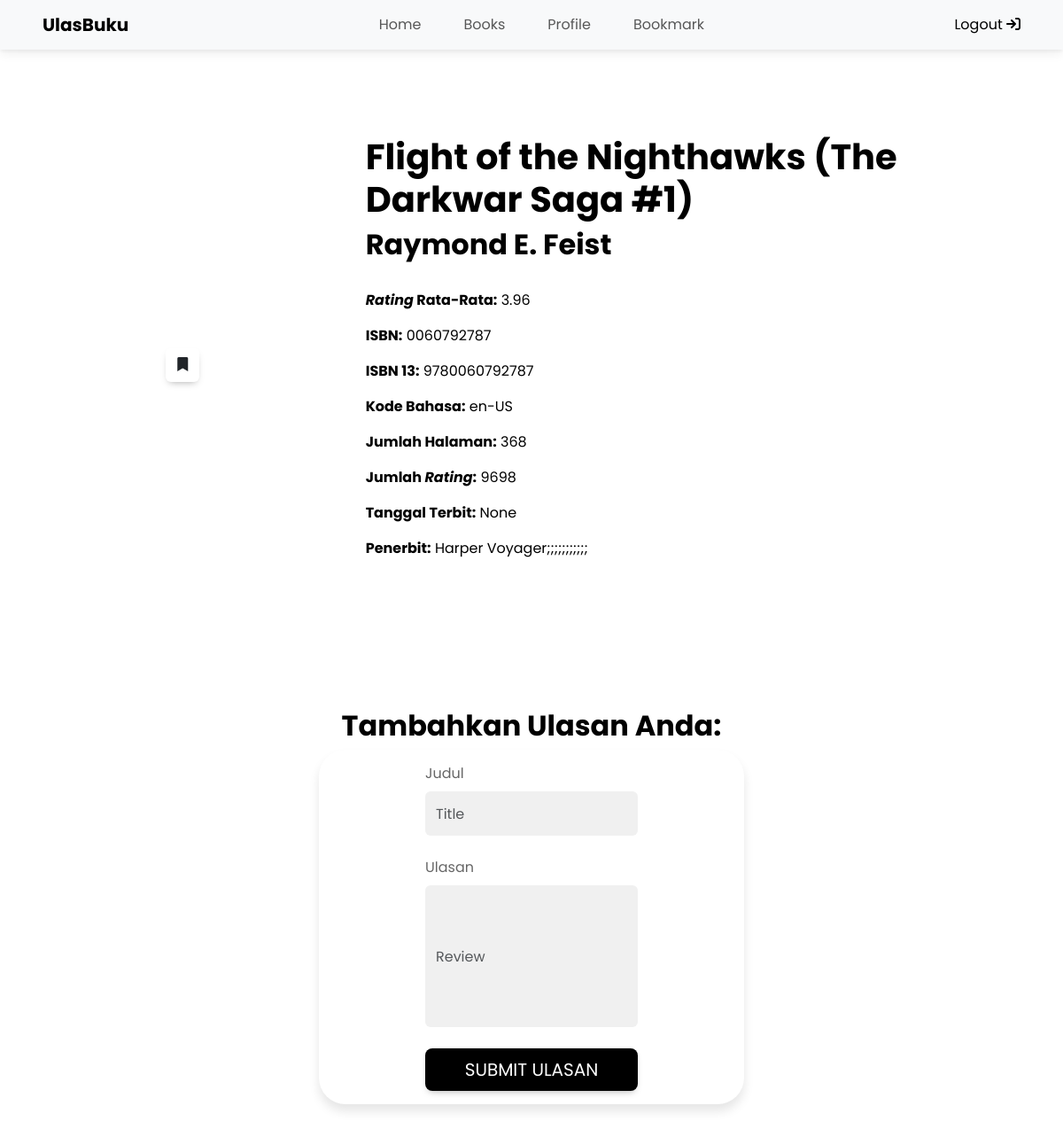
Page //book-detail/13807 (signed in) on the committed database.
### main/models.py (models this page shows)
class Book (models.Model):
    title = models.CharField(("title"), max_length=255)
    author = models.CharField(("author"), max_length=255)
    average_rating = models.FloatField(("average rating"))
    isbn = models.CharField(("isbn"), max_length=150)
    isbn13 = models.CharField(("isbn 13"), max_length=150)
    language_code = models.CharField(("language code"), max_length=10)
    num_pages = models.IntegerField(("number of pages"))
    rating_count = models.BigIntegerField(("rating count"))
    text_review_count = models.BigIntegerField(("text review count"))
    publication_date = models.DateField(("publication date"), auto_now=True)
    publisher = models.CharField(("publisher"), max_length=150)

### book_details/views.py (the view)
# urls.py: path('book-detail/<int:key>', show_book_detail, name='show_book_detail'),
def show_book_detail(request, key):
    user = request.user
    book = Book.objects.get(pk=key)
    form = ReviewForm()
    reviews = Review.objects.all().filter(book=book)
    b = None
    bookmarks = []
    if request.user.is_authenticated:
        b = request.user.bookmarked.select_related('book')
        for markbuku in b:
            bookmarks.append(markbuku.book)
    context = {
        'book': book,
        'form': form,
        'reviews': reviews,
        'bookmarks' : bookmarks,
    }
    return render(request, "book_details.html", context)

### book_details/forms.py
class ReviewForm(forms.Form):
    title = forms.CharField(
        widget=forms.TextInput(
            attrs={'id': 'title', 'class': 'form-control active', 'type': 'text', 'placeholder': 'Title', 'style': 'height:50px;'})
    )
    review = forms.CharField(
        widget=forms.TextInput(
            attrs={'id': 'review_input', 'class': 'form-control active', 'placeholder': 'Review'})
    )

### book_details/templates/book_details.html (shortened to what this page needs)
{% extends 'base.html' %} {% load static %} {% block content %}
<div class="detail-container">
  <div>
    <div class="detail-img-container">
    </div>
    <div>
      {% if user.is_authenticated %}
      <form
        class="bookmark_form"
        method="POST"
        action="{% url 'main:bookmark' book.pk %}"
      >
        <button
          method="GET"
          class="btn bookmark-button {% if book in bookmarks %}bookmarked{% endif %}"
          type="submit"
        >
          <i class="fa fa-bookmark"></i>
        </button>
      </form>
      {% endif %}
    </div>
  </div>
  <div class="detail-text-container">
    <h1 style="color: black"><b id="book-name">{{ book.title }}</b></h1>
    <h2><b>{{ book.author }}</b></h2>
    <br />
    <p>
      <b><i>Rating</i> Rata-Rata:</b> {{ book.average_rating }}
    </p>
    <p><b>ISBN:</b> {{ book.isbn }}</p>
    <p><b>ISBN 13:</b> {{ book.isbn13 }}</p>
    <p><b>Kode Bahasa:</b> {{ book.language_code }}</p>
    <p><b>Jumlah Halaman:</b> {{ book.num_pages }}</p>
    <p>
      <b>Jumlah <i>Rating</i>:</b> {{ book.rating_count }}
    </p>
    <p><b>Tanggal Terbit:</b> {{ book.publication_date }}</p>
    <p><b>Penerbit:</b> {{ book.publisher }}</p>
  </div>
</div>
{% if not user.is_staff %}
<div class="review-text-container">
  <h2><b>Tambahkan Ulasan Anda:</b></h2>
</div>
<div class="review-container">
  <div class="review-form-container">
    <form method="POST" id="form" onsubmit="return false;">
      <div class="form-outline mb-4">
        <label class="form-label" for="title">Judul</label>
        {{ form.title }}
      </div>
      <div class="form-outline mb-4">
        <label class="form-label" for="review">Ulasan</label>
        {{ form.review }}
      </div>
    </form>
    <button
      id="add-review"
      type="submit"
      value="review"
      name="submit"
      class="btn btn-custom btn-lg btn-block"
    >
      Submit Ulasan
    </button>
  </div>
</div>
{% endif %}
{% endblock content %}

### book_details/templates/book_details.html (style rules this page uses)
body { display: flex; flex-direction: column; justify-content: center; align-items: center; color: black; font-family: "Poppins", sans-serif; }
.detail-container { width: 100vw; height: 100vh; display: flex; justify-content: space-evenly; align-items: center; background-color: white; }
.detail-text-container { max-width: 50%; text-align: justify; }
.detail-img-container { max-width: 50%; height: auto; }
.detail-container { width: 100vw; display: flex; justify-content: space-evenly; align-items: center; background-color: white; }
.btn-custom { background-color: black; color: white; }
.review-container { width: 40vw; height: 50vh; display: flex; justify-content: space-evenly; align-items: center; background-color: white; border-radius: 30px; box-shadow: 0 8px 12px rgba(0, 0, 0, 0.1); }
.review-text-container { max-width: 50%; text-align: justify; }
.form-outline .form-control { background-color: #f0f0f0; width: 20vw; height: 20vh; }

### rows in the picture
Book: title "Flight of the Nighthawks (The Darkwar Saga #1)", author "Raymond E. Feist", average_rating "3.96", isbn "0060792787", isbn13 "9780060792787", language_code "en-US", num_pages "368", rating_count "9698", publication_date "None", publisher "Harper Voyager;;;;;;;;;;;"
